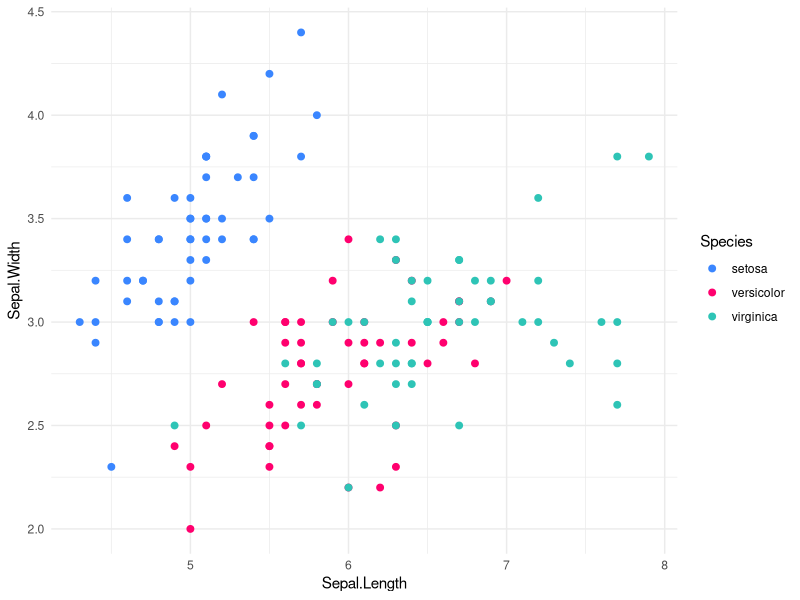
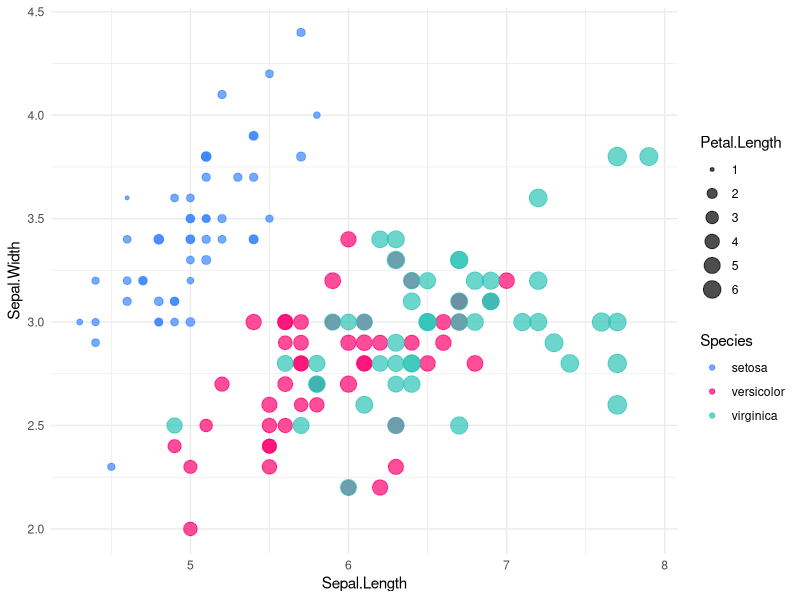
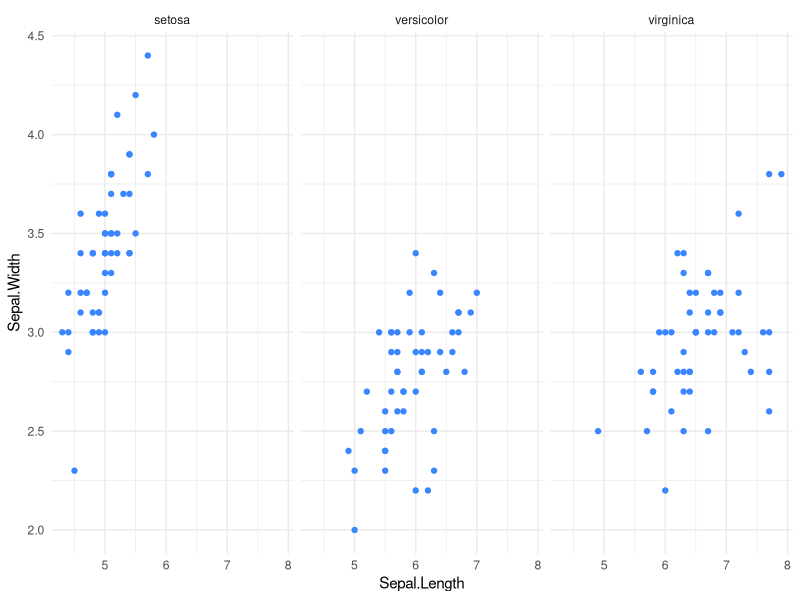
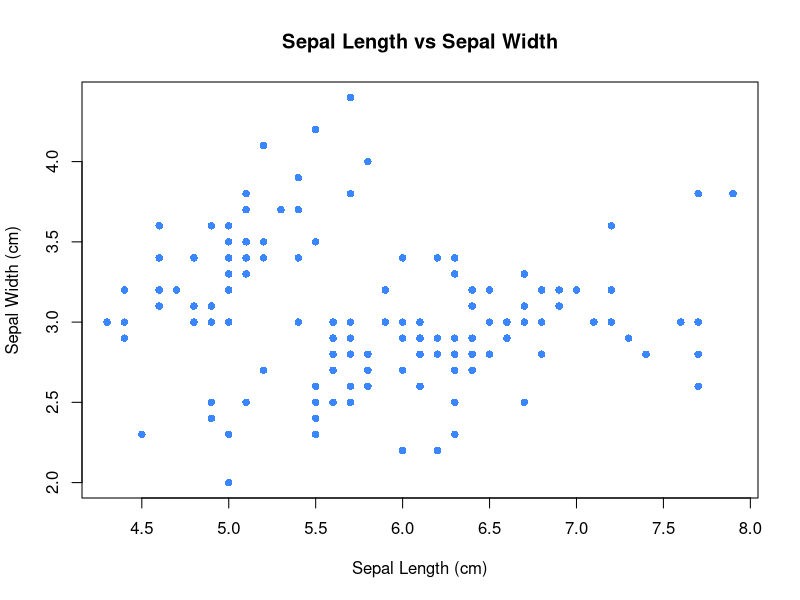
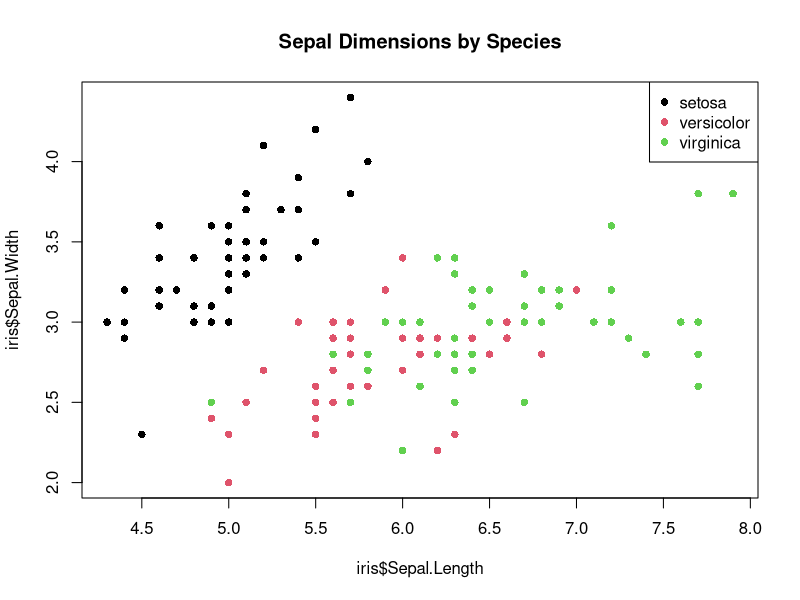
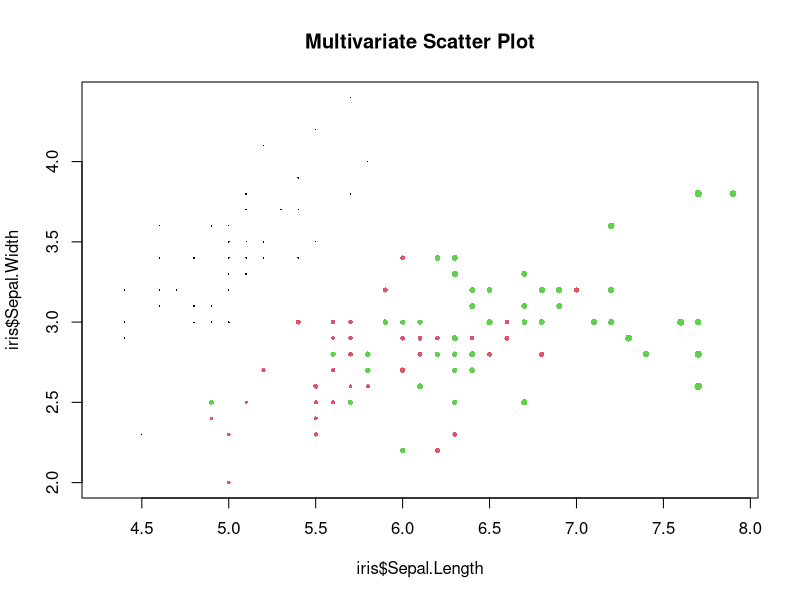
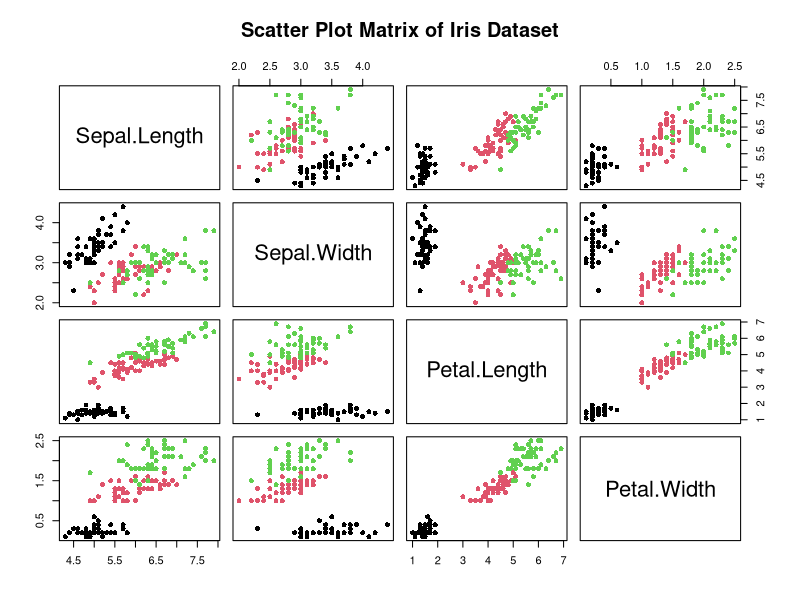
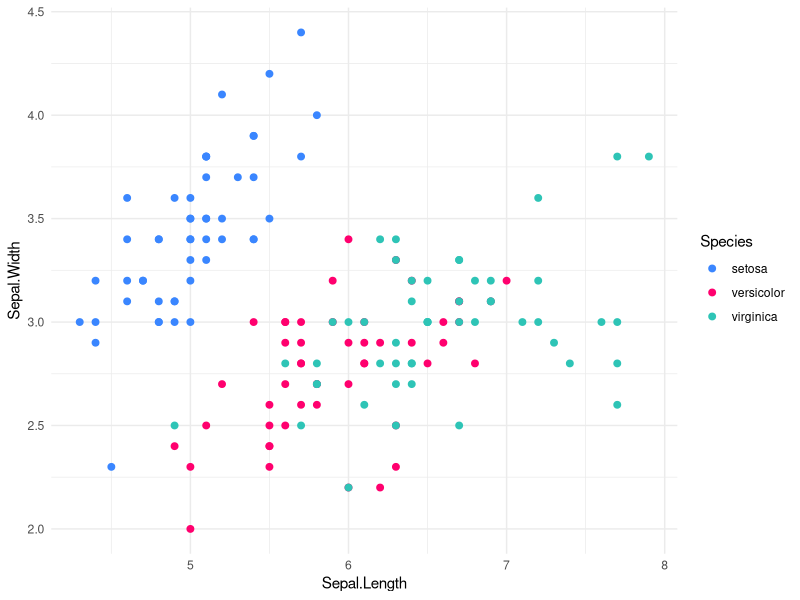

The R script that drew these images, in order:
# DV Lab – Week 05
# Name: V. Prabhas Mallik
# Roll No: 23A91A61I9

# Load & Understand the iris Dataset
data(iris)
str(iris)
View(iris)

# ---------- Base R Scatter Plots ----------

# 1️⃣ Basic Scatter
png("plots/week5_plot-1.png")
plot(iris$Sepal.Length, iris$Sepal.Width,
     main = "Sepal Length vs Sepal Width",
     xlab = "Sepal Length (cm)",
     ylab = "Sepal Width (cm)",
     col = "#3A86FF",
     pch = 16)
dev.off()

# 2️⃣ Colored by Species
png("plots/week5_plot-2.png")
plot(
  iris$Sepal.Length,
  iris$Sepal.Width,
  col = as.numeric(iris$Species),
  pch = 16,
  main = "Sepal Dimensions by Species"
)
legend(
  "topright",
  legend = levels(iris$Species),
  col = 1:3,
  pch = 16
)
dev.off()

# 3️⃣ Multivariate Scatter (Color + Size)
png("plots/week5_plot-3.png")
plot(
  iris$Sepal.Length,
  iris$Sepal.Width,
  col = as.numeric(iris$Species),
  pch = 16,
  cex = iris$Petal.Length / max(iris$Petal.Length),
  main = "Multivariate Scatter Plot"
)
dev.off()

# 4️⃣ Scatter Matrix
png("plots/week5_plot-4.png")
pairs(
  iris[, 1:4],
  col = as.numeric(iris$Species),
  pch = 16,
  main = "Scatter Plot Matrix of Iris Dataset"
)
dev.off()

# ---------- GGplot2 ----------

library(ggplot2)

species_colors <- c(
  "setosa" = "#3A86FF",
  "versicolor" = "#FF006E",
  "virginica" = "#2EC4B6"
)

# 5️⃣ ggplot Colored Scatter
p1 <- ggplot(iris, aes(x = Sepal.Length, y = Sepal.Width, color = Species)) +
  geom_point(size = 2) +
  scale_color_manual(values = species_colors) +
  theme_minimal()

p1
ggsave("plots/week5_plot-5.png", plot = p1)

# 6️⃣ Multivariate ggplot
p2 <- ggplot(
  iris,
  aes(
    x = Sepal.Length,
    y = Sepal.Width,
    color = Species,
    size = Petal.Length
  )
) +
  geom_point(alpha = 0.7) +
  scale_color_manual(values = species_colors) +
  theme_minimal()

p2
ggsave("plots/week5_plot-6.png", plot = p2)

# 7️⃣ Faceted Scatter
p3 <- ggplot(iris, aes(x = Sepal.Length, y = Sepal.Width)) +
  geom_point(color = "#3A86FF") +
  facet_wrap(~Species) +
  theme_minimal()

p3
ggsave("plots/week5_plot-7.png", plot = p3)

# 8️⃣ Scatter Matrix using GGally
library(GGally)

p4 <- ggpairs(
  iris,
  columns = 1:4,
  aes(color = Species, alpha = 0.6)
)

ggsave("plots/week5_plot-8.png", plot = p4)